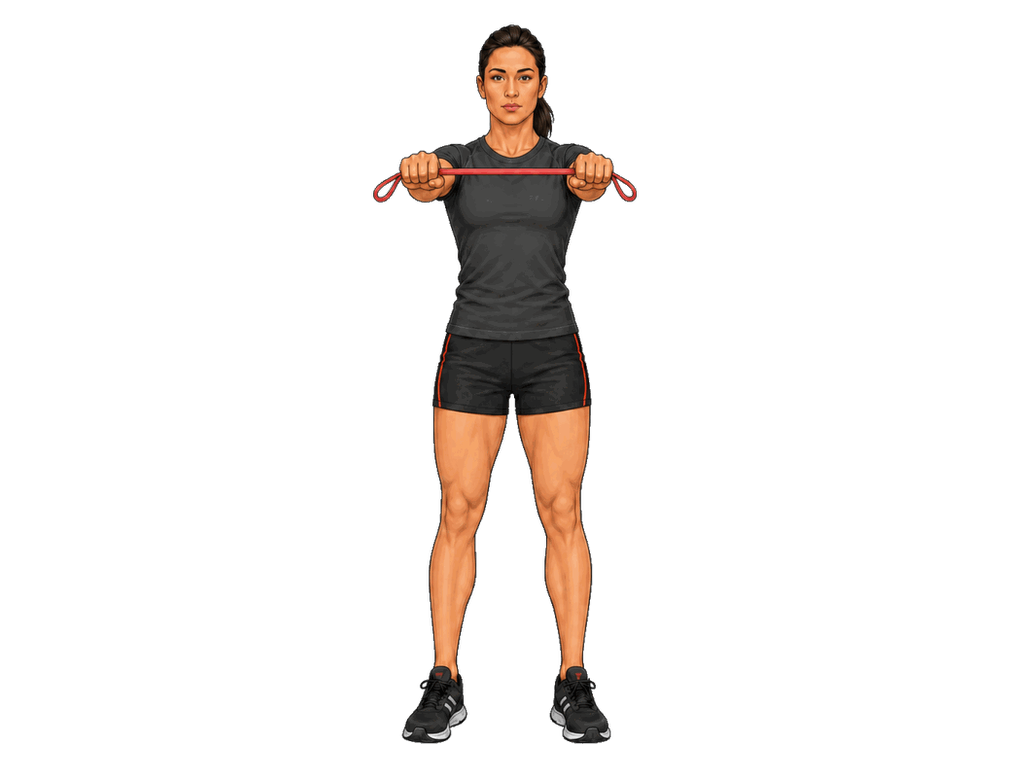
#> input picture artifacts/workout-visual-qa/alignment-cleaned-pilot/images/Band_Pull_Apart_female_v2_0.png, 1024 x 768 px, given in place of Barbell_Ab_Rollout_-_On_Knees_male_v2_0.png, which was not available
$ python refine_kneeling_edges.py
#> lines starting #> are read from the running program, lines starting #| are printed output that depends on the picture; after the words box and inside, x2 and y2 are one past the last pixel; in counts of white or black regions, pixels touching at a corner belong together; pictures that were not available may be replaced by others from this repository, and a replacement may not be noted
### scripts/refine_workout_matte_edges.py
#!/usr/bin/env python3
"""Staged, non-generative removal of thin bright matte fringes.

This optional QA tool never promotes assets. It estimates edge color from the
nearest two-pixel interior and unmixes a white matte, only on neutral pale edge
pixels. Interior artwork, colors away from the outer rim, and broad real white
details remain unchanged. Review on light/dark before use: a very thin legitimate
white edge can be ambiguous, so reviewed rectangle protections are supported.
"""
import argparse
import hashlib
import json
from pathlib import Path
import cv2
import numpy as np
from scipy.ndimage import distance_transform_edt
from PIL import Image
from repair_workout_visual_backgrounds import ensure_staging, preview


def refine(rgba, protections=()):
    alpha = rgba[..., 3].astype(np.float32)/255
    visible = alpha > 0.03
    interior = cv2.erode(visible.astype(np.uint8), np.ones((5, 5), np.uint8)) > 0
    if not interior.any():
        raise ValueError("no reliable interior")
    distance, indices = distance_transform_edt(~interior, return_indices=True)
    rgb = rgba[..., :3].astype(np.float32)
    foreground = rgb[indices[0], indices[1]]
    neutral = (rgb.min(axis=2) >= 180) & (np.ptp(rgb, axis=2) <= 24)
    edge = visible & ~interior & (distance <= 3) & neutral
    for left, top, right, bottom in protections:
        edge[top:bottom, left:right] = False
    difference = 255-foreground
    weights = np.maximum(difference-25, 0)
    estimated_alpha = np.sum((255-rgb)*weights, axis=2)/np.maximum(np.sum(difference*weights, axis=2), 1)
    estimated_alpha = np.clip(estimated_alpha, 0, 1)
    # Do not recolor pixels consistent with an already-opaque real light detail.
    accepted = edge & (estimated_alpha < .85) & (foreground.min(axis=2) < 170)
    output = rgba.copy()
    output[accepted, :3] = np.round(foreground[accepted]).astype(np.uint8)
    output[accepted, 3] = np.round(alpha[accepted]*estimated_alpha[accepted]*255).astype(np.uint8)
    # Remove only tiny detached neutral crumbs. Main athlete/equipment are large
    # connected regions; shoes and metal highlights inside them are not islands.
    count, labels, stats, _ = cv2.connectedComponentsWithStats((output[..., 3] > 2).astype(np.uint8), connectivity=8)
    specks = np.zeros(visible.shape, dtype=bool)
    for label in range(1, count):
        x, y, w, h, area = map(int, stats[label])
        if area > 64:
            continue
        region = labels[y:y+h, x:x+w] == label
        colors = output[y:y+h, x:x+w, :3][region].astype(np.int16)
        if np.all(np.ptp(colors, axis=1) <= 25) and np.all(colors.min(axis=1) >= 130):
            specks[y:y+h, x:x+w] |= region
    output[specks, 3] = 0
    return output, {"edge_pixels_unmatted": int(accepted.sum()), "speck_pixels_removed": int(specks.sum()),
                    "acceptance": "pending_visual_review", "regions": []}


# [29 lines left out: function main, not called in this run]


# [2 lines that do not run on import are left out]

### artifacts/workout-visual-qa/recovered-kneeling-framed/refine_kneeling_edges.py
"""Candidate-only root edge refinement with per-frame shoe protections."""
import hashlib
import json
import argparse
from pathlib import Path
import sys
import numpy as np
from PIL import Image, ImageDraw

QA = Path(__file__).resolve().parent.parent
REPO = QA.parents[1]
sys.path.insert(0, str(REPO / "scripts"))
from refine_workout_matte_edges import refine

SOURCE = QA / "recovered-kneeling-framed-v2"
OUTPUT = QA / "recovered-kneeling-framed-v3"
SHOE_BOXES = {
    "male_0": [[430, 192, 470, 275]],
    "male_1": [[486, 97, 534, 151], [532, 112, 581, 199]],
    "male_2": [[514, 12, 571, 84], [570, 21, 616, 106]],
    "male_3": [[394, 193, 450, 282]],
    "female_0": [[399, 216, 440, 279], [438, 222, 482, 313]],
    "female_1": [[451, 145, 498, 206], [495, 155, 543, 242]],
    "female_2": [[507, 37, 547, 84], [543, 44, 583, 129]],
    "female_3": [[397, 209, 438, 270], [439, 219, 483, 308]],
}


def sha(path):
    return hashlib.sha256(path.read_bytes()).hexdigest()


def composite(image, color):
    panel = Image.new("RGBA", image.size, (*color, 255))
    panel.alpha_composite(image)
    return panel.convert("RGB")


def main():
    global SOURCE, OUTPUT
    parser=argparse.ArgumentParser(description=__doc__)
    parser.add_argument("--input",type=Path,default=SOURCE)
    parser.add_argument("--output",type=Path,default=OUTPUT)
    args=parser.parse_args();SOURCE=args.input.resolve();OUTPUT=args.output.resolve()
    if not OUTPUT.is_relative_to(QA) or OUTPUT==SOURCE or OUTPUT.is_relative_to(SOURCE):
        raise ValueError("output must be separate visual-QA staging")
    (OUTPUT / "images").mkdir(parents=True, exist_ok=True)
    framing = json.loads((SOURCE / "framing-report.json").read_text())
#> (reads artifacts/workout-visual-qa/recovered-kneeling-framed/framing-report.json from the repository)
    report = {"method": "root refine_workout_matte_edges.refine with reviewed shoe protection boxes", "frames": []}
    contact = {g: Image.new("RGB", (2048,1536), (12,12,14)) for g in ("male", "female")}
    for frame in framing["frames"]:
        source = Path(frame["output"])
        rgba = np.array(Image.open(source).convert("RGBA"))
#> rgba is the input picture: shape (768, 1024, 4); mean R, G, B, A 12.6, 9, 6.8, 24.7
        digest = sha(source)
        matrix = np.array(frame["affine_matrix"])
        scale = matrix[0,0]
        boxes = []
        for box in SHOE_BOXES[frame["key"]]:
            transformed = np.array(box)*scale + np.tile(matrix[:,2],2)
            boxes.append([max(0,int(np.floor(transformed[0]))), max(0,int(np.floor(transformed[1]))),
                          min(1024,int(np.ceil(transformed[2]))), min(768,int(np.ceil(transformed[3])))])
        result, record = refine(rgba, boxes)
#> in refine, `visible = alpha > 0.03`:
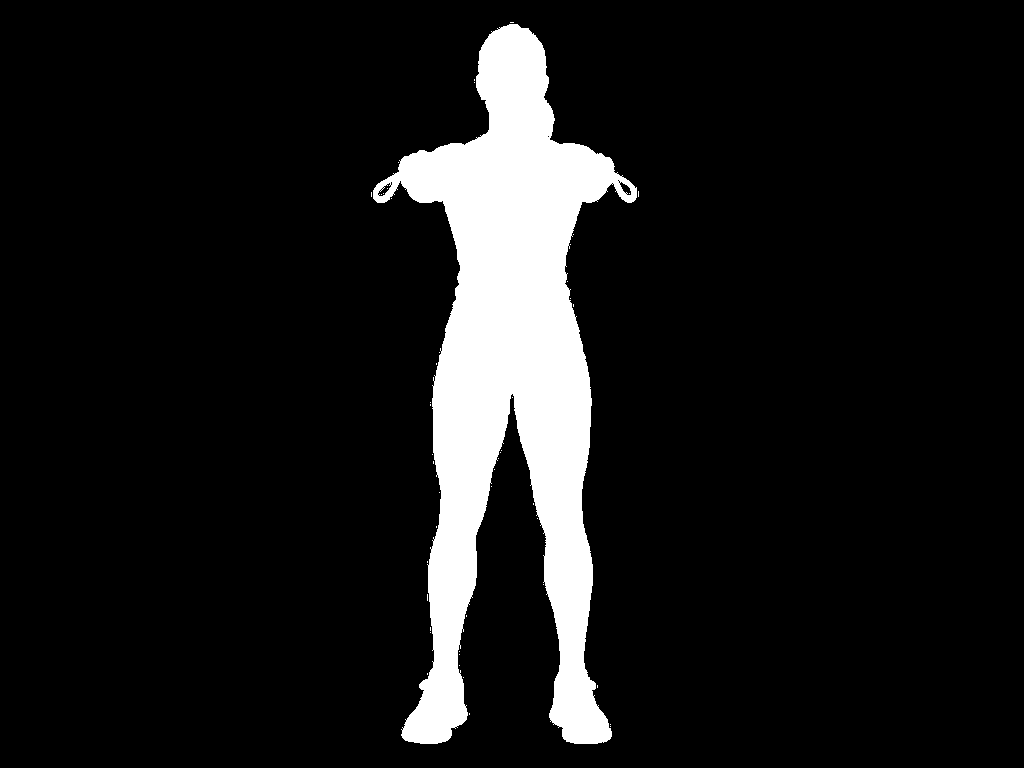
#> visible: shape (768, 1024) bool; 10% white; 48 white regions (47 under 20 px), largest, box (x1, y1, x2, y2) and area: (373, 24, 637, 744) 78343
#> in refine, `difference = 255-foreground`:
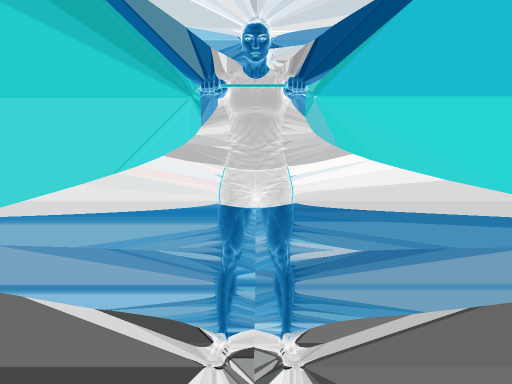
#> difference: shape (768, 1024, 3) float32 (shown at 1/2 size); mean R, G, B 95, 168.1, 183.6
#> in refine, `weights = np.maximum(difference-25, 0)`:
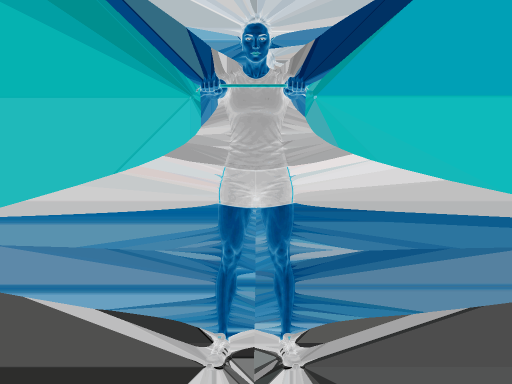
#> weights: shape (768, 1024, 3) float32 (shown at 1/2 size); mean R, G, B 70.9, 143.1, 159.2
#> in refine, `estimated_alpha = np.sum((255-rgb)*weights, axis=2)/np.maximum(np.sum(..`:
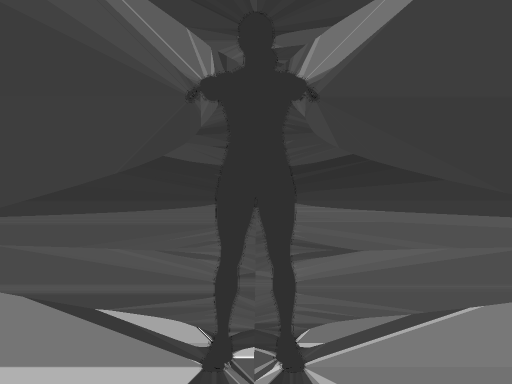
#> estimated_alpha: shape (768, 1024) float32 (shown at 1/2 size); min 0, max 5.27, mean 1.55; drawn with min black and max white
#> in refine, `count, labels, stats, _ = cv2.connectedComponentsWithStats((output[.....`:
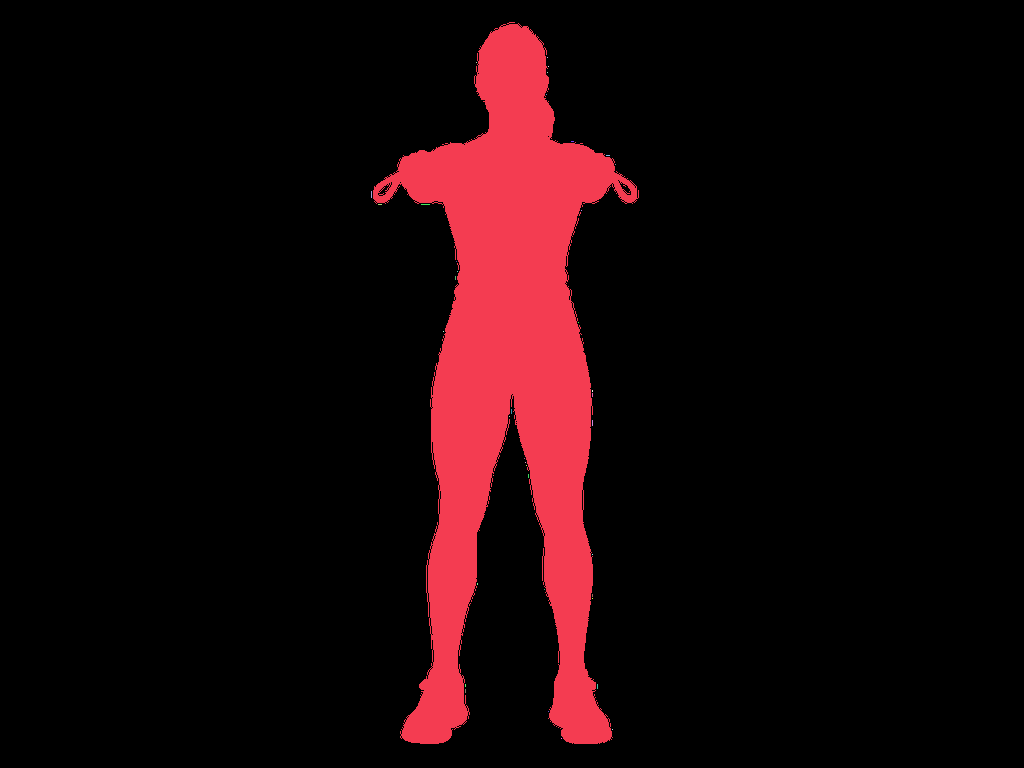
#> labels: shape (768, 1024) int32; 40 distinct labels, from 0 to 39; one colour per label, 0 black
#> in refine, `count, labels, stats, _ = cv2.connectedComponentsWithStats((output[.....`: count = 40; stats = 40 rows, first 6: [0, 0, 1024, 768, 706700], [373, 22, 266, 722, 79641], [547, 57, 1, 1, 1], [476, 62, 1, 1, 1], [548, 66, 1, 1, 1], [547, 72, 1, 1, 1]
#> the loop in refine, `for label in range(1, count):` made 39 passes
#> record = {'edge_pixels_unmatted': 25, 'speck_pixels_removed': 0, 'acceptance': 'pending_visual_review', 'regions': []}
        # Shoe protection rectangles must not change visible pixels in this stage.
        for left,top,right,bottom in boxes:
            assert np.array_equal(result[top:bottom,left:right], rgba[top:bottom,left:right])
        assert np.all(result[:,:,3] <= rgba[:,:,3])
        destination = OUTPUT / "images" / source.name
        image = Image.fromarray(result)
        image.save(destination)
        dark = composite(image, (12,12,14))
        light = composite(image, (245,245,247))
        preview = Image.new("RGB", (2048,768))
#> preview: PIL image 2048x768 RGB; every value is 0
        preview.paste(dark,(0,0)); preview.paste(light,(1024,0))
#> after `preview.paste(light, (1024, 0))`:
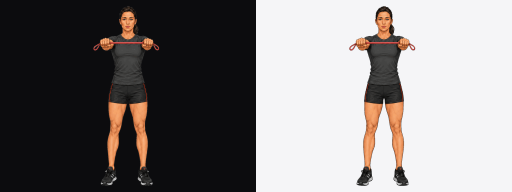
#> preview: PIL image 2048x768 RGB (shown at 1/4 size); mean R, G, B 128.2, 124.5, 124.2
        preview.save(OUTPUT / (source.stem+"-preview.png"))
        gender, index = frame["key"].split("_"); index=int(index)
#> after `index = int(index)`: index = 0
        contact[gender].paste(dark,((index%2)*1024,(index//2)*768))
        ImageDraw.Draw(contact[gender]).text(((index%2)*1024+12,(index//2)*768+12),frame["key"],fill=(240,240,240))
        record.update({"file":source.name,"source_sha256":digest,"source":str(source),"output":str(destination),
                       "output_sha256":sha(destination),"protected_shoe_boxes":boxes,
                       "rgb_changed_pixels":int(np.any(result[:,:,:3]!=rgba[:,:,:3],axis=2).sum()),
                       "alpha_changed_pixels":int((result[:,:,3]!=rgba[:,:,3]).sum())})
        assert sha(source)==digest
        report["frames"].append(record)
#> pass 2 of the loop in main, `for frame in framing["frames"]:`:
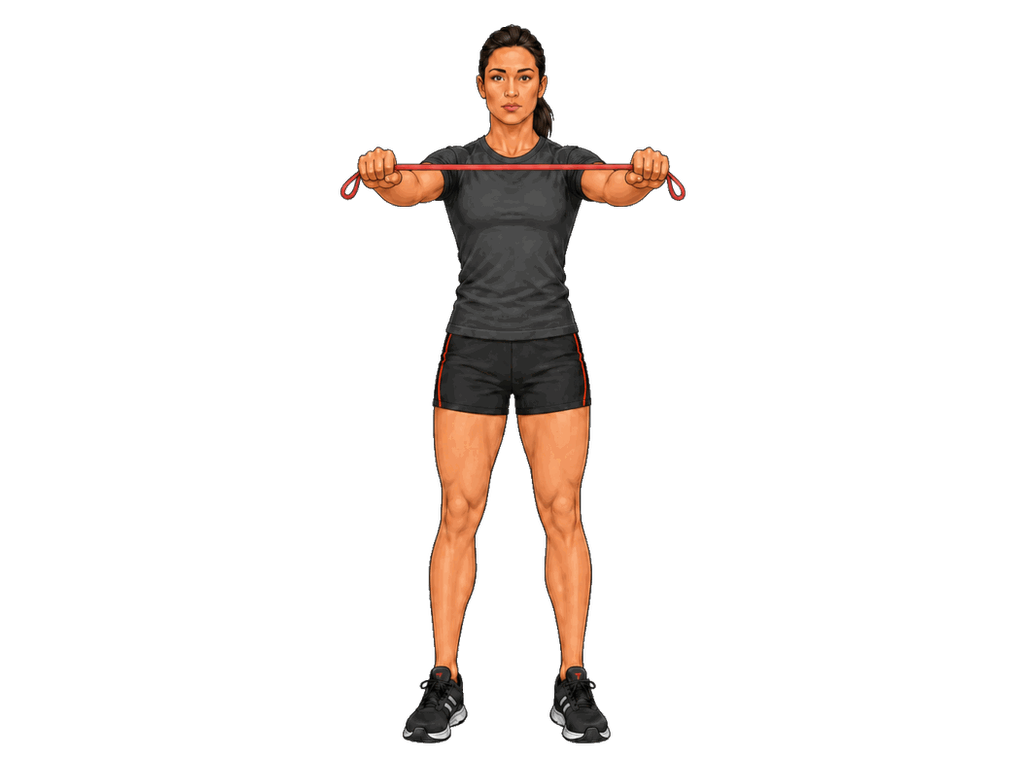
#> input picture artifacts/workout-visual-qa/alignment-cleaned-pilot/images/Band_Pull_Apart_female_v2_1.png, 1024 x 768 px, given in place of Barbell_Ab_Rollout_-_On_Knees_male_v2_1.png, which was not available
#> in main, rgba is the input picture: shape (768, 1024, 4); mean R, G, B, A 13.7, 9.5, 7.2, 26
#> after the loop in main, `for box in SHOE_BOXES[frame["key"]]:`: boxes = [[821, 366, 890, 444], [886, 387, 956, 512]]
#> the loop in refine (call 2), `for left, top, right, bottom in protections:` made 2 passes
#> in refine (call 2), `count, labels, stats, _ = cv2.connectedComponentsWithStats((output[.....`:
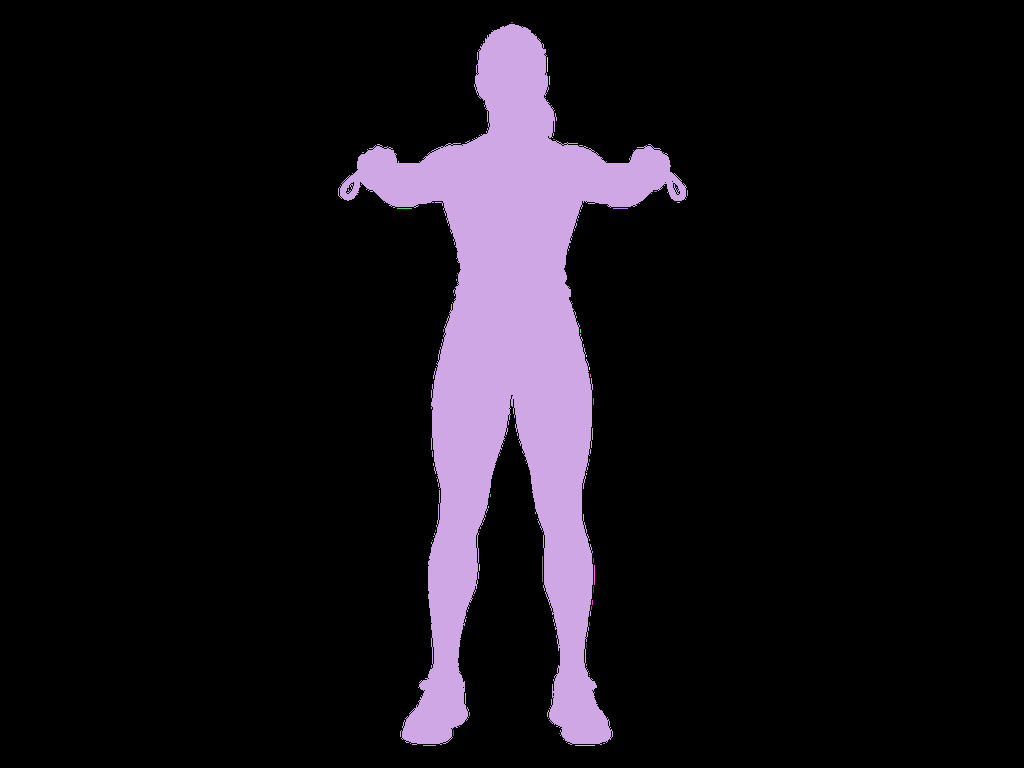
#> labels: shape (768, 1024) int32; 56 distinct labels, from 0 to 55; one colour per label, 0 black
#> count = 56; stats = 56 rows, first 6: [0, 0, 1024, 768, 702401], [511, 22, 2, 1, 2], [338, 24, 349, 721, 83757], [483, 41, 1, 1, 1], [547, 57, 1, 15, 15], [549, 76, 1, 9, 9]
#> the loop in refine (call 2), `for label in range(1, count):` made 55 passes
#> (x, y, w, h, area) on passes 2, 36, 39, 55: (338, 24, 349, 721, 83757), (542, 556, 1, 26, 26), (594, 565, 1, 20, 20), (575, 745, 20, 1, 20)
#> record = {'edge_pixels_unmatted': 27, 'speck_pixels_removed': 0, 'acceptance': 'pending_visual_review', 'regions': []}
#> the loop in main, `for left,top,right,bottom in boxes:` made 2 passes
#> in main, `preview.paste(dark, (0, 0))`:
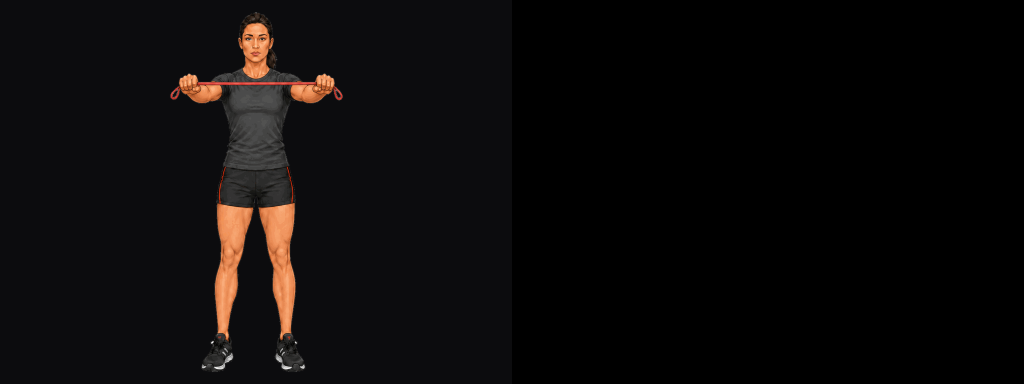
#> preview: PIL image 2048x768 RGB (shown at 1/2 size); mean R, G, B 12, 9.9, 9.6
#> index = 1
    for gender,image in contact.items():
        image.resize((1024,768),Image.Resampling.LANCZOS).save(OUTPUT/(gender+"-contact.png"))
    (OUTPUT/"edge-refinement-report.json").write_text(json.dumps(report,indent=2)+"\n")
    print(json.dumps({"output":str(OUTPUT),"frames":len(report["frames"]),
                      "edge_pixels_unmatted":sum(r["edge_pixels_unmatted"] for r in report["frames"]),
                      "source_integrity":"All eight input framed-source hashes unchanged; no canonical writes"}))


if __name__=="__main__":
#> (the run stopped early here; a loop or call above may not have finished)
